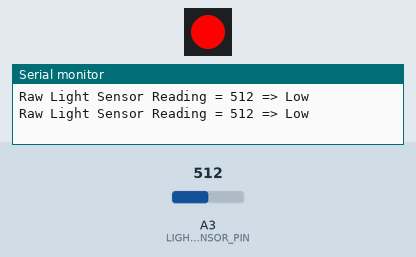
Recording of a sketch running on a simulated Arduino Uno, built with avr-gcc and run on an emulated ATmega328P. Shown: 1 RGB LEDs in strip order, left to right, the last lines printed to the serial monitor. The inputs (shaded band) are chosen by the test bench; at power-on: A3 (LIGHT_SENSOR_PIN) = 512.

Above: at 1.8 s.
1.9 s: A3 (LIGHT_SENSOR_PIN) set to 42
3.4 s: A3 (LIGHT_SENSOR_PIN) set to 37
At 4.4 s:
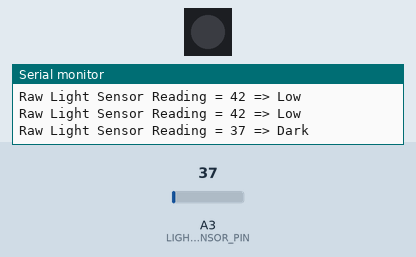
5.5 s: A3 (LIGHT_SENSOR_PIN) set to 122
At 7.1 s:
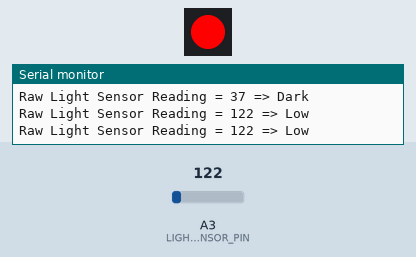
7.5 s: A3 (LIGHT_SENSOR_PIN) set to 30
At 8.7 s:
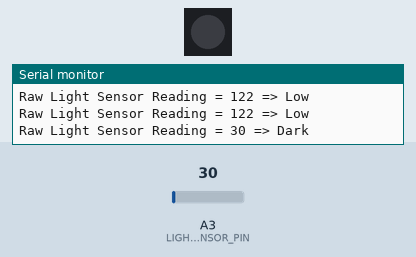
Timing chart, 0 to 10.5 s (numbered marks = the images above; inputs shaded):
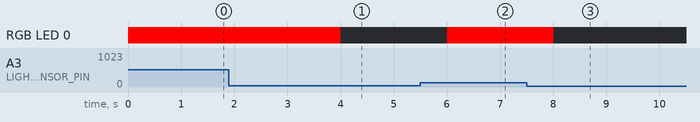

Measured:
- the behaviour switches between 40 and 39 on A3 (LIGHT_SENSOR_PIN) (found by bisection; images 0 and 1)
- after the input at 3.4 s, RGB LED 0: RGB(255, 0, 0) → off after 0.60 s
- after the input at 5.5 s, RGB LED 0: off → RGB(255, 0, 0) after 0.51 s
- after the input at 7.5 s, RGB LED 0: RGB(255, 0, 0) → off after 0.51 s

The sketch:

Light_Sensor.ino
```cpp
#include <Adafruit_NeoPixel.h>
#define LIGHT_SENSOR_PIN 3
#define LED_PIN 18
Adafruit_NeoPixel pixels(1, LED_PIN, NEO_GRB + NEO_KHZ800);

// For controlling the built-in RGB led.
enum {NONE, RED, ORANGE, GREEN};
int ledColor = NONE;

void setup() {
  // Initialise built-in LED.
  pixels.begin();
  // Initialise serial output.
  Serial.begin(9600);
}

void loop() {
  // Read the value at pin 36.
  int analogValue = analogRead(LIGHT_SENSOR_PIN);

  // Output value to Serial Monitor.
  Serial.print("Raw Light Sensor Reading = ");
  Serial.print(analogValue);

  // Categorise the brightness level.
  if (analogValue < 40) {
    // Turn off the LED.
    ledColor = NONE;
    Serial.println(" => Dark");
  } else if (analogValue < 1500) {
    ledColor = RED;
    Serial.println(" => Low");
  } else if (analogValue < 2500) {
    ledColor = ORANGE;
    Serial.println(" => Medium");
  } else {
    ledColor = GREEN;
    Serial.println(" => High");
  }

  // Add a newline in Serial for cleanliness.
  Serial.println();

  switch(ledColor) {
    case NONE:
      pixels.setPixelColor(0, pixels.Color(0, 0, 0));
      pixels.show();
      break;
    case RED:
      pixels.setPixelColor(0, pixels.Color(255, 0, 0));
      pixels.show();
      break;
    case ORANGE:
      pixels.setPixelColor(0, pixels.Color(255, 128, 0));
      pixels.show();
      break;
    case GREEN:
      pixels.setPixelColor(0, pixels.Color(0, 255, 0));
      pixels.show();
      break;
    default:
      break;
  }

  delay(1000);
}
```
